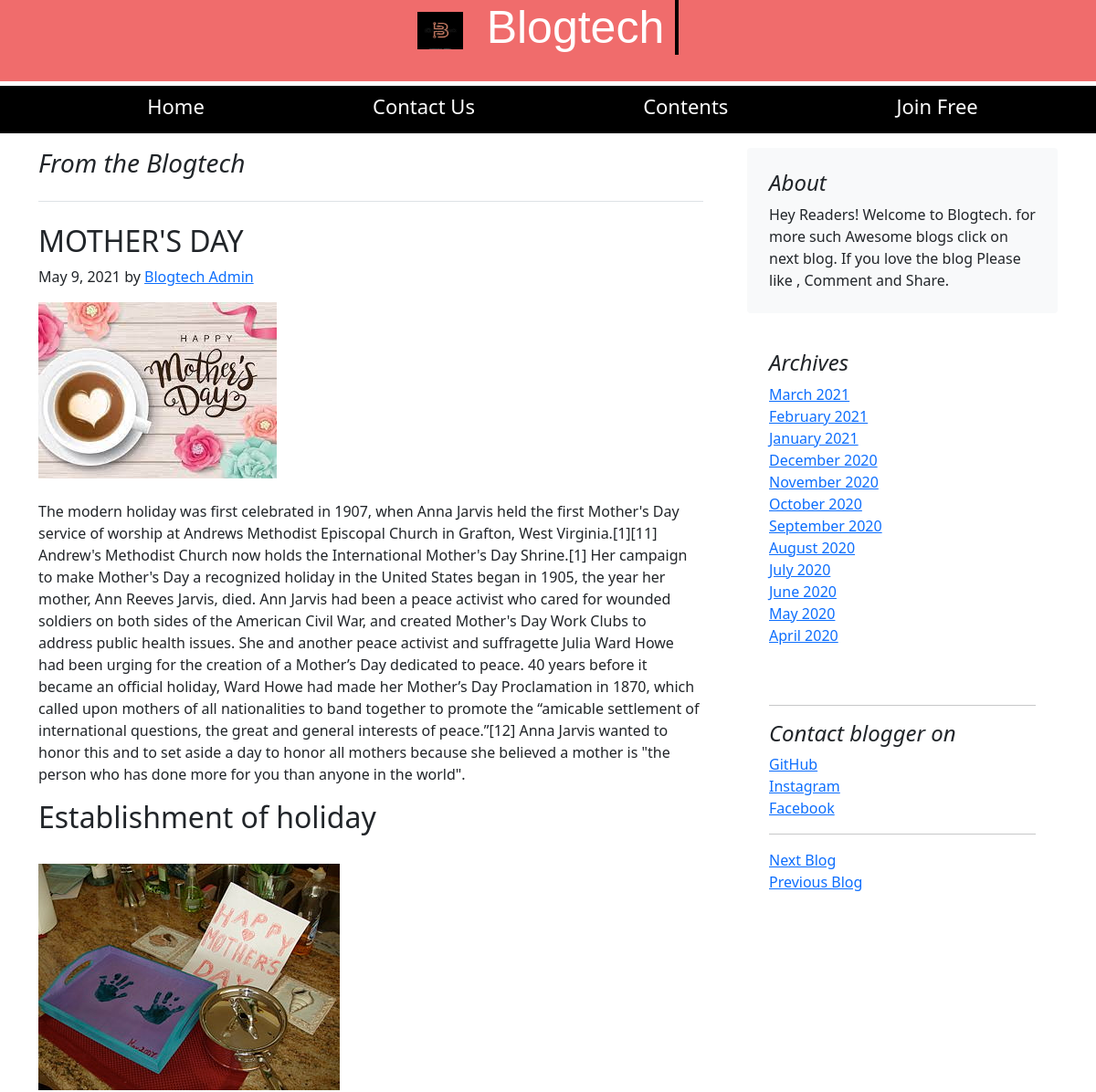
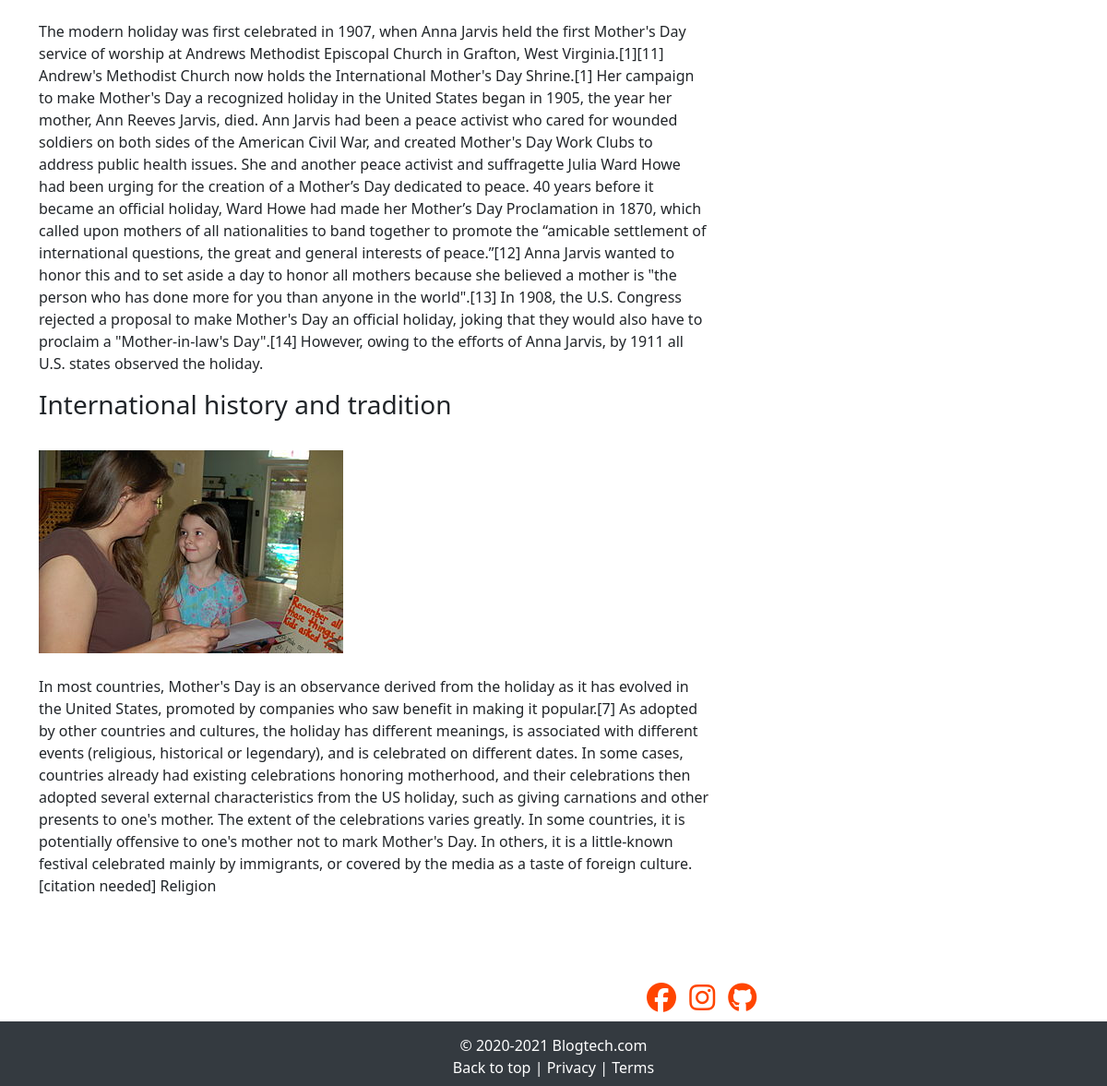
The app's page /blogpost/2 with its own data (2 pictures, top to bottom).
### blog/models.py (models this page shows, shortened)
class Blogpost(models.Model):
    post_id = models.AutoField(primary_key=True,editable=True)
    newpost_id = models.IntegerField(default=6,max_length=100)
    genre=models.CharField(max_length=50,default='no genre')
    tilte = models.CharField(max_length=50,default='no title')
    subtitle = models.CharField(max_length=500, default="")
    pub_date=models.DateField(default=timezone.now())
    thumbnail= models.ImageField(upload_to='blog/images',default='')
    thumbnail2= models.ImageField(upload_to='blog/images',default='')
    thumbnail3= models.ImageField(upload_to='blog/images',default='')
    maintitle1 = models.CharField(max_length=50,default='no title')
    maintitle2 = models.CharField(max_length=50,default='no title')
    maintitle3 = models.CharField(max_length=50,default='no title')
    paragraph1 = models.CharField(max_length=5000, default="")
    paragraph2 = models.CharField(max_length=5000, default="")
    paragraph3 = models.CharField(max_length=5000, default="")
    made_by = models.CharField(max_length=25,default="Blogtech Admin")
    about = models.CharField(max_length=1000,default="Hey Readers! Welcome to Blogtech. for more such Awesome blogs click on next blog. If you love the blog Please like , Comment and Share.")

### blog/views.py (the view)
# urls.py: path('blogpost/<int:id>', views.blogpost , name="blogpoost"),
def blogpost(request,id):
    post = Blogpost.objects.filter(newpost_id=id)[0]
    return render(request, 'blog/blogpost.html',{'post':post})

### blog/templates/blog/blogpost.html (shortened to what this page needs)
<!doctype html>
<html lang="en">
  <head>
    <link href="https://cdn.jsdelivr.net/npm/bootstrap@5.0.0/dist/css/bootstrap.min.css" rel="stylesheet">
  </head>
  <body>
      {% load static %}
    <div class="conta">
        <div id="logo"><img src="{%static  'blog/blogo.webp' %}" alt=""></div>
        <h1 id="heading">Blogtech</h1>
      </div>
      <nav class="navbars">
        <ul>
          <li class="navitems"><a href="/">Home</a></li>
          <li class="navitems"><a href="/contact">Contact Us</a></li>
          <li class="navitems"><a href="#">Contents</a></li>
          <li class="navitems"><a href="#">Join Free</a></li>
        </ul>
      </nav>
      <div class="container mt-3">
          <div class="row g-5">
              <div class="col-md-8">
                  <h3 class="pb-4 mb-4 fst-italic border-bottom">
                      From the Blogtech
                    </h3>
                    <article class="blog-post">
                      <h2 class="blog-post-title">{{post.tilte}}</h2>
                      <p class="blog-post-meta">{{post.pub_date}} by <a href="https://www.instagram.com/amolmohadikar/" target="_blank">{{post.made_by}}</a></p>
                      <img src="/media/{{post.thumbnail}}" class="img-fluid" alt="...">
                      <br>
                      <br>
                      <p>{{post.paragraph1}}
                      </p>
                      <h2>{{post.maintitle2}}</h2><br>
                      <img src="/media/{{post.thumbnail2}}" class="img-fluid" alt="...">
            <br>
            <br>
            <p>{{post.paragraph2}}</p>
            <h3>{{post.maintitle3}}</h3><br>
            <img src="/media/{{post.thumbnail3}}" class="img-fluid" alt="...">
            <br>
            <br>
            <p>{{post.paragraph3}}</p>
        </div>
        <div class="col-md-4">
            <div   style="top:  2rem;">
            <div class="p-4 mb-3 bg-light rounded">
                <h4 class="fst-italic">About</h4>
                <p class="mb-0">{{post.about}}</p>
            </div>
            <div class="p-4">
                <h4 class="fst-italic">Archives</h4>
                <ol class="list-unstyled mb-0">
                    <li><a href="#">March 2021</a></li>
                    <li><a href="#">February 2021</a></li>
                    <li><a href="#">January 2021</a></li>
                    <li><a href="#">December 2020</a></li>
                    <li><a href="#">November 2020</a></li>
                    <li><a href="#">October 2020</a></li>
                    <li><a href="#">September 2020</a></li>
                    <li><a href="#">August 2020</a></li>
                    <li><a href="#">July 2020</a></li>
                    <li><a href="#">June 2020</a></li>
                    <li><a href="#">May 2020</a></li>
                    <li><a href="#">April 2020</a></li>
                </ol>
            </div>
            <div class="p-4">
                <hr><h4 class="fst-italic">Contact blogger on</h4>
                <ol class="list-unstyled">
                    <li><a href="#">GitHub</a></li>
                    <li><a href="https://www.instagram.com/amolmohadikar/" target="_blank">Instagram</a></li>
                    <li><a href="https://www.facebook.com/amol.mohadikar.1"  target="_blank">Facebook</a></li>
                </ol>
                <div>
                  <hr>
                  <a href="/blogpost/{{post.newpost_id|add:+1 }}" >Next Blog</a><br>
                    <a href="/blogpost/{{post.newpost_id|add:-1}}" >Previous Blog</a>
                    <br>
                    <br>
                  </div>
            </div>
          </div>
        </div>
    </div><br>
    <div class="fb-like" data-href="http://127.0.0.1:8000/blogpost/{{post.post_id}}" data-width="" data-layout="button_count" data-action="like" data-size="large" data-share="true"></div><br>
  </div>
  <br>
  <div class="iconi">
  <a href="https://www.facebook.com/amol.mohadikar.1"  target="_blank">
    <i class="fab fa-facebook fa-2x"></i>
  </a>
  <a href="https://www.instagram.com/amolmohadikar/"  target="_blank">
    <i class="fab fa-instagram fa-2x"></i>
  </a>
  <a href="#" target="_blank">
    <i class="fab fa-github fa-2x"></i>
  </a>
  </div>
    <footer>
      © 2020-2021 Blogtech.com
      <br>
      <a href="">Back to top</a> | <a href="">Privacy</a> | <a href="">Terms</a>
    </footer>
  </body>
</html>

### blog/templates/blog/blogpost.html (style rules this page uses)
footer { background-color: rgb(52, 58, 64); color: white; text-align: center; height: 70px; justify-content: center; align-items: center; align-content: center; margin-top: 5px; padding-top: 6px; }
footer a { text-decoration: none; color: white; }
.conta { display: block; font-family: Impact, Haettenschweiler, 'Arial Narrow Bold', sans-serif; font-size: 50px; text-align: center; background-color: rgb(240, 108, 108); margin-top: 0px; z-index: 1; align-content: center; align-items: center; box-sizing: border-box; padding-bottom: 0px; }
.conta h1 { display: inline-flex; height: 60px; font-family: Impact, Haettenschweiler, 'Arial Narrow Bold', sans-serif; font-size: 50px; animation: typing 1s steps(8); overflow: hidden; word-wrap: none; border-right: 4px solid black; width: 8ch; padding-top: 00px; color: white; }
.conta img { height: 83px; width: 50px; display: inline-block; filter: invert(1); margin-top: 0px; padding-bottom: 42px; }
#heading { text-align: center; display: inline-block; }
#logo { display: inline-block; height: 50px; width: 50px; }
.navitems { display: inline-block; padding-left: 90px; padding-right: 90px; margin-top: 6px; margin-bottom: 0px; }
.navbars { text-align: center; background-color: black; margin-top: 5px; position: sticky; top: 0; height: 52px; }
.navbars a { text-decoration: none; font-size: 22px; color: white; }
.iconi { margin-left: 696px; }
.fab { margin:5px; }
.iconi a { text-decoration: none; color: orangered; }

### records on screen
Blogpost: tilte "MOTHER'S DAY", pub_date "May 9, 2021", made_by "Blogtech Admin", thumbnail (picture), paragraph1 "The modern holiday was first celebrated in 1907, when Anna Jarvis held the first Mother's Day service of worship at Andrews Methodist Episcopal Church in Grafton, West Virginia.[1][11] Andrew's Methodist Church now holds the International Mother's Day Shrine.[1] Her campaign to make Mother's Day a recognized holiday in the United States began in 1905, the year her mother, Ann Reeves Jarvis, died. Ann Jarvis had been a peace activist who cared for wounded soldiers on both sides of the American Civil War, and created Mother's Day Work Clubs to address public health issues. She and another peace activist and suffragette Julia Ward Howe had been urging for the creation of a Mother’s Day…", maintitle2 "Establishment of holiday", thumbnail2 (picture), paragraph2 "The modern holiday was first celebrated in 1907, when Anna Jarvis held the first Mother's Day service of worship at Andrews Methodist Episcopal Church in Grafton, West Virginia.[1][11] Andrew's Methodist Church now holds the International Mother's Day Shrine.[1] Her campaign to make Mother's Day a recognized holiday in the United States began in 1905, the year her mother, Ann Reeves Jarvis, died. Ann Jarvis had been a peace activist who cared for wounded soldiers on both sides of the American Civil War, and created Mother's Day Work Clubs to address public health issues. She and another peace activist and suffragette Julia Ward Howe had been urging for the creation of a Mother’s Day…", maintitle3 "International history and tradition", thumbnail3 (picture), paragraph3 "In most countries, Mother's Day is an observance derived from the holiday as it has evolved in the United States, promoted by companies who saw benefit in making it popular.[7] As adopted by other countries and cultures, the holiday has different meanings, is associated with different events (religious, historical or legendary), and is celebrated on different dates. In some cases, countries already had existing celebrations honoring motherhood, and their celebrations then adopted several external characteristics from the US holiday, such as giving carnations and other presents to one's mother. The extent of the celebrations varies greatly. In some countries, it is potentially offensive to…", about "Hey Readers! Welcome to Blogtech. for more such Awesome blogs click on next blog. If you love the blog Please like , Comment and Share."
